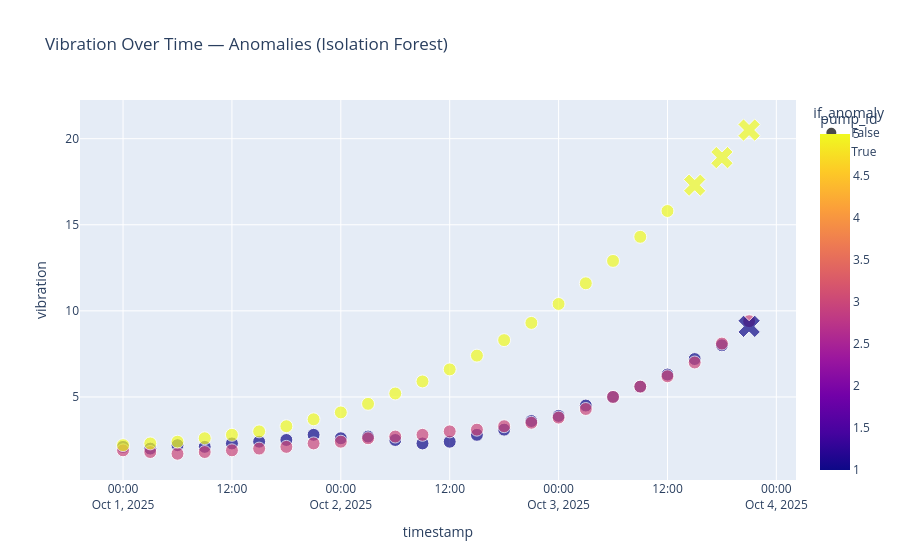

Source (notebook cell):
### Code cell
# Vibration with IF anomalies
sensors_with_if['marker_size'] = sensors_with_if['if_anomaly'].map({True: 14, False: 6})
fig = px.scatter(sensors_with_if, x='timestamp', y='vibration', color='pump_id',
                 symbol='if_anomaly', symbol_map={True: 'x', False: 'circle'},
                 size='marker_size', size_max=14,
                 title='Vibration Over Time — Anomalies (Isolation Forest)')
fig.show()
